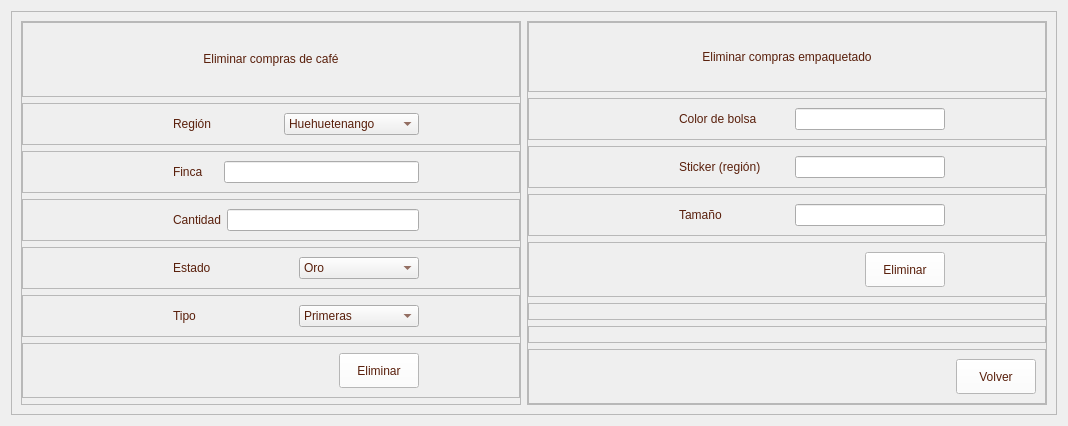
         <widget class="QWidget" name="page_compras_eliminar">
          <layout class="QVBoxLayout" name="verticalLayout_13">
           <item>
            <widget class="QFrame" name="frame_56">
             <property name="frameShape">
              <enum>QFrame::StyledPanel</enum>
             </property>
             <property name="frameShadow">
              <enum>QFrame::Raised</enum>
             </property>
             <layout class="QHBoxLayout" name="horizontalLayout_33">
              <item>
               <widget class="QFrame" name="frame_57">
                <property name="minimumSize">
                 <size>
                  <width>500</width>
                  <height>0</height>
                 </size>
                </property>
                <property name="maximumSize">
                 <size>
                  <width>550</width>
                  <height>16777215</height>
                 </size>
                </property>
                <property name="frameShape">
                 <enum>QFrame::StyledPanel</enum>
                </property>
                <property name="frameShadow">
                 <enum>QFrame::Raised</enum>
                </property>
                <layout class="QVBoxLayout" name="verticalLayout_24">
                 <property name="leftMargin">
                  <number>0</number>
                 </property>
                 <property name="topMargin">
                  <number>0</number>
                 </property>
                 <property name="rightMargin">
                  <number>0</number>
                 </property>
                 <property name="bottomMargin">
                  <number>0</number>
                 </property>
                 <item>
                  <widget class="QFrame" name="frame_58">
                   <property name="minimumSize">
                    <size>
                     <width>0</width>
                     <height>75</height>
                    </size>
                   </property>
                   <property name="maximumSize">
                    <size>
                     <width>16777215</width>
                     <height>75</height>
                    </size>
                   </property>
                   <property name="frameShape">
                    <enum>QFrame::StyledPanel</enum>
                   </property>
                   <property name="frameShadow">
                    <enum>QFrame::Raised</enum>
                   </property>
                   <layout class="QVBoxLayout" name="verticalLayout_25">
                    <item>
                     <widget class="QLabel" name="label_56">
                      <property name="minimumSize">
                       <size>
                        <width>0</width>
                        <height>50</height>
                       </size>
                      </property>
                      <property name="maximumSize">
                       <size>
                        <width>16777215</width>
                        <height>50</height>
                       </size>
                      </property>
                      <property name="styleSheet">
                       <string notr="true">color: rgb(89, 31, 11);
font: 75 12pt &quot;Open Sans Semibold&quot;</string>
                      </property>
                      <property name="text">
                       <string>Eliminar compras de café</string>
                      </property>
                      <property name="alignment">
                       <set>Qt::AlignCenter</set>
                      </property>
                     </widget>
                    </item>
                   </layout>
                  </widget>
                 </item>
                 <item>
                  <widget class="QFrame" name="frame_59">
                   <property name="frameShape">
                    <enum>QFrame::StyledPanel</enum>
                   </property>
                   <property name="frameShadow">
                    <enum>QFrame::Raised</enum>
                   </property>
                   <layout class="QHBoxLayout" name="horizontalLayout_34">
                    <property name="leftMargin">
                     <number>150</number>
                    </property>
                    <property name="rightMargin">
                     <number>100</number>
                    </property>
                    <item>
                     <widget class="QLabel" name="label_25">
                      <property name="styleSheet">
                       <string notr="true">color: rgb(89, 31, 11);
font: 75 10pt &quot;Open Sans Semibold&quot;</string>
                      </property>
                      <property name="text">
                       <string>Región</string>
                      </property>
                     </widget>
                    </item>
                    <item>
                     <widget class="QComboBox" name="regionElimComboBx">
                      <property name="styleSheet">
                       <string notr="true">color: rgb(89, 31, 11);
font: 75 10pt &quot;Open Sans Semibold&quot;</string>
                      </property>
                      <item>
                       <property name="text">
                        <string>Huehuetenango</string>
                       </property>
                      </item>
                      <item>
                       <property name="text">
                        <string>San Marcos</string>
                       </property>
                      </item>
                      <item>
                       <property name="text">
                        <string>Antigua Guatemala</string>
                       </property>
                      </item>
                      <item>
                       <property name="text">
                        <string>Acatenango</string>
                       </property>
                      </item>
                      <item>
                       <property name="text">
                        <string>Fraijanes</string>
                       </property>
                      </item>
                      <item>
                       <property name="text">
                        <string>Coban</string>
                       </property>
                      </item>
                      <item>
                       <property name="text">
                        <string>Nuevo Oriente</string>
                       </property>
                      </item>
                      <item>
                       <property name="text">
                        <string>Atitlan</string>
                       </property>
                      </item>
                     </widget>
                    </item>
                   </layout>
                  </widget>
                 </item>
                 <item>
                  <widget class="QFrame" name="frame_60">
                   <property name="frameShape">
                    <enum>QFrame::StyledPanel</enum>
                   </property>
                   <property name="frameShadow">
                    <enum>QFrame::Raised</enum>
                   </property>
                   <layout class="QHBoxLayout" name="horizontalLayout_35">
                    <property name="leftMargin">
                     <number>150</number>
                    </property>
                    <property name="rightMargin">
                     <number>100</number>
                    </property>
                    <item>
                     <widget class="QLabel" name="label_26">
                      <property name="styleSheet">
                       <string notr="true">color: rgb(89, 31, 11);
font: 75 10pt &quot;Open Sans Semibold&quot;</string>
                      </property>
                      <property name="text">
                       <string>Finca</string>
                      </property>
                     </widget>
                    </item>
                    <item>
                     <widget class="QLineEdit" name="fincaElimText">
                      <property name="minimumSize">
                       <size>
                        <width>195</width>
                        <height>0</height>
                       </size>
                      </property>
                      <property name="maximumSize">
                       <size>
                        <width>190</width>
                        <height>16777215</height>
                       </size>
                      </property>
                     </widget>
                    </item>
                   </layout>
                  </widget>
                 </item>
                 <item>
                  <widget class="QFrame" name="frame_61">
                   <property name="frameShape">
                    <enum>QFrame::StyledPanel</enum>
                   </property>
                   <property name="frameShadow">
                    <enum>QFrame::Raised</enum>
                   </property>
                   <layout class="QHBoxLayout" name="horizontalLayout_36">
                    <property name="leftMargin">
                     <number>150</number>
                    </property>
                    <property name="rightMargin">
                     <number>100</number>
                    </property>
                    <item>
                     <widget class="QLabel" name="label_27">
                      <property name="styleSheet">
                       <string notr="true">color: rgb(89, 31, 11);
font: 75 10pt &quot;Open Sans Semibold&quot;</string>
                      </property>
                      <property name="text">
                       <string>Cantidad</string>
                      </property>
                     </widget>
                    </item>
                    <item>
                     <widget class="QLineEdit" name="cantidadElimText">
                      <property name="minimumSize">
                       <size>
                        <width>190</width>
                        <height>0</height>
                       </size>
                      </property>
                      <property name="maximumSize">
                       <size>
                        <width>195</width>
                        <height>16777215</height>
                       </size>
                      </property>
                     </widget>
                    </item>
                   </layout>
                  </widget>
                 </item>
                 <item>
                  <widget class="QFrame" name="frame_62">
                   <property name="frameShape">
                    <enum>QFrame::StyledPanel</enum>
                   </property>
                   <property name="frameShadow">
                    <enum>QFrame::Raised</enum>
                   </property>
                   <layout class="QHBoxLayout" name="horizontalLayout_37">
                    <property name="leftMargin">
                     <number>150</number>
                    </property>
                    <property name="rightMargin">
                     <number>100</number>
                    </property>
                    <item>
                     <widget class="QLabel" name="label_28">
                      <property name="styleSheet">
                       <string notr="true">color: rgb(89, 31, 11);
font: 75 10pt &quot;Open Sans Semibold&quot;</string>
                      </property>
                      <property name="text">
                       <string>Estado</string>
                      </property>
                     </widget>
                    </item>
                    <item>
                     <widget class="QComboBox" name="estadoElimComboBx">
                      <property name="maximumSize">
                       <size>
                        <width>300</width>
                        <height>16777215</height>
                       </size>
                      </property>
                      <property name="styleSheet">
                       <string notr="true">color: rgb(89, 31, 11);
font: 75 10pt &quot;Open Sans Semibold&quot;</string>
                      </property>
                      <item>
                       <property name="text">
                        <string>Oro</string>
                       </property>
                      </item>
                      <item>
                       <property name="text">
                        <string>Pergamino</string>
                       </property>
                      </item>
                      <item>
                       <property name="text">
                        <string>Cerezo</string>
                       </property>
                      </item>
                     </widget>
                    </item>
                   </layout>
                  </widget>
                 </item>
                 <item>
                  <widget class="QFrame" name="frame_63">
                   <property name="frameShape">
                    <enum>QFrame::StyledPanel</enum>
                   </property>
                   <property name="frameShadow">
                    <enum>QFrame::Raised</enum>
                   </property>
                   <layout class="QHBoxLayout" name="horizontalLayout_38">
                    <property name="leftMargin">
                     <number>150</number>
                    </property>
                    <property name="rightMargin">
                     <number>100</number>
                    </property>
                    <item>
                     <widget class="QLabel" name="label_29">
                      <property name="styleSheet">
                       <string notr="true">color: rgb(89, 31, 11);
font: 75 10pt &quot;Open Sans Semibold&quot;</string>
                      </property>
                      <property name="text">
                       <string>Tipo</string>
                      </property>
                     </widget>
                    </item>
                    <item>
                     <widget class="QComboBox" name="comboBox_12">
                      <property name="styleSheet">
                       <string notr="true">color: rgb(89, 31, 11);
font: 75 10pt &quot;Open Sans Semibold&quot;</string>
                      </property>
                      <item>
                       <property name="text">
                        <string>Primeras</string>
                       </property>
                      </item>
                      <item>
                       <property name="text">
                        <string>Segundas</string>
                       </property>
                      </item>
                      <item>
                       <property name="text">
                        <string>Espressio</string>
                       </property>
                      </item>
                      <item>
                       <property name="text">
                        <string>Cataduras</string>
                       </property>
                      </item>
                     </widget>
                    </item>
                   </layout>
                  </widget>
                 </item>
                 <item>
                  <widget class="QFrame" name="frame_64">
                   <property name="frameShape">
                    <enum>QFrame::StyledPanel</enum>
                   </property>
                   <property name="frameShadow">
                    <enum>QFrame::Raised</enum>
                   </property>
                   <property name="midLineWidth">
                    <number>0</number>
                   </property>
                   <layout class="QHBoxLayout" name="horizontalLayout_39">
                    <property name="leftMargin">
                     <number>200</number>
                    </property>
                    <property name="rightMargin">
                     <number>100</number>
                    </property>
                    <item>
                     <spacer name="horizontalSpacer_23">
                      <property name="orientation">
                       <enum>Qt::Horizontal</enum>
                      </property>
                      <property name="sizeHint" stdset="0">
                       <size>
                        <width>40</width>
                        <height>20</height>
                       </size>
                      </property>
                     </spacer>
                    </item>
                    <item>
                     <widget class="QPushButton" name="eliminarBTN">
                      <property name="minimumSize">
                       <size>
                        <width>0</width>
                        <height>35</height>
                       </size>
                      </property>
                      <property name="styleSheet">
                       <string notr="true">QFrame{
background-color: rgb(51, 157, 255);
}

QPushButton{
color: rgb(89, 31, 11);
background-color: rgb(255, 255, 255);
font: 75 9pt &quot;Open Sans Semibold&quot;
}

QPushButton:hover{
color: rgb(255, 255, 255);
background-color: rgb(209, 172, 127);
font: 75 9pt  &quot;Open Sans Semibold&quot;
}
</string>
                      </property>
                      <property name="text">
                       <string>Eliminar</string>
                      </property>
                     </widget>
                    </item>
                   </layout>
                  </widget>
                 </item>
                 <item>
                  <widget class="QFrame" name="frame_65">
                   <property name="frameShape">
                    <enum>QFrame::StyledPanel</enum>
                   </property>
                   <property name="frameShadow">
                    <enum>QFrame::Raised</enum>
                   </property>
                  </widget>
                 </item>
                </layout>
               </widget>
              </item>
              <item>
               <widget class="QFrame" name="frame_66">
                <property name="frameShape">
                 <enum>QFrame::StyledPanel</enum>
                </property>
                <property name="frameShadow">
                 <enum>QFrame::Raised</enum>
                </property>
                <layout class="QVBoxLayout" name="verticalLayout_26">
                 <property name="leftMargin">
                  <number>0</number>
                 </property>
                 <property name="topMargin">
                  <number>0</number>
                 </property>
                 <property name="rightMargin">
                  <number>0</number>
                 </property>
                 <property name="bottomMargin">
                  <number>0</number>
                 </property>
                 <item>
                  <widget class="QFrame" name="frame_67">
                   <property name="frameShape">
                    <enum>QFrame::StyledPanel</enum>
                   </property>
                   <property name="frameShadow">
                    <enum>QFrame::Raised</enum>
                   </property>
                   <layout class="QVBoxLayout" name="verticalLayout_27">
                    <item>
                     <widget class="QLabel" name="label_57">
                      <property name="minimumSize">
                       <size>
                        <width>0</width>
                        <height>50</height>
                       </size>
                      </property>
                      <property name="maximumSize">
                       <size>
                        <width>16777215</width>
                        <height>50</height>
                       </size>
                      </property>
                      <property name="styleSheet">
                       <string notr="true">color: rgb(89, 31, 11);
font: 75 12pt &quot;Open Sans Semibold&quot;</string>
                      </property>
                      <property name="text">
                       <string>Eliminar compras empaquetado</string>
                      </property>
                      <property name="alignment">
                       <set>Qt::AlignCenter</set>
                      </property>
                     </widget>
                    </item>
                   </layout>
                  </widget>
                 </item>
                 <item>
                  <widget class="QFrame" name="frame_68">
                   <property name="frameShape">
                    <enum>QFrame::StyledPanel</enum>
                   </property>
                   <property name="frameShadow">
                    <enum>QFrame::Raised</enum>
                   </property>
                   <layout class="QHBoxLayout" name="horizontalLayout_40">
                    <property name="leftMargin">
                     <number>150</number>
                    </property>
                    <property name="rightMargin">
                     <number>100</number>
                    </property>
                    <item>
                     <widget class="QLabel" name="label_30">
                      <property name="maximumSize">
                       <size>
                        <width>200</width>
                        <height>16777215</height>
                       </size>
                      </property>
                      <property name="styleSheet">
                       <string notr="true">color: rgb(89, 31, 11);
font: 75 10pt &quot;Open Sans Semibold&quot;</string>
                      </property>
                      <property name="text">
                       <string>Color de bolsa</string>
                      </property>
                     </widget>
                    </item>
                    <item>
                     <widget class="QLineEdit" name="colorElimText">
                      <property name="maximumSize">
                       <size>
                        <width>150</width>
                        <height>16777215</height>
                       </size>
                      </property>
                     </widget>
                    </item>
                   </layout>
                  </widget>
                 </item>
                 <item>
                  <widget class="QFrame" name="frame_69">
                   <property name="frameShape">
                    <enum>QFrame::StyledPanel</enum>
                   </property>
                   <property name="frameShadow">
                    <enum>QFrame::Raised</enum>
                   </property>
                   <layout class="QHBoxLayout" name="horizontalLayout_41">
                    <property name="leftMargin">
                     <number>150</number>
                    </property>
                    <property name="rightMargin">
                     <number>100</number>
                    </property>
                    <item>
                     <widget class="QLabel" name="label_31">
                      <property name="maximumSize">
                       <size>
                        <width>200</width>
                        <height>16777215</height>
                       </size>
                      </property>
                      <property name="styleSheet">
                       <string notr="true">color: rgb(89, 31, 11);
font: 75 10pt &quot;Open Sans Semibold&quot;</string>
                      </property>
                      <property name="text">
                       <string>Sticker (región)</string>
                      </property>
                     </widget>
                    </item>
                    <item>
                     <widget class="QLineEdit" name="stickerElimText">
                      <property name="maximumSize">
                       <size>
                        <width>150</width>
                        <height>16777215</height>
                       </size>
                      </property>
                     </widget>
                    </item>
                   </layout>
                  </widget>
                 </item>
                 <item>
                  <widget class="QFrame" name="frame_70">
                   <property name="frameShape">
                    <enum>QFrame::StyledPanel</enum>
                   </property>
                   <property name="frameShadow">
                    <enum>QFrame::Raised</enum>
                   </property>
                   <layout class="QHBoxLayout" name="horizontalLayout_42">
                    <property name="leftMargin">
                     <number>150</number>
                    </property>
                    <property name="rightMargin">
                     <number>100</number>
                    </property>
                    <item>
                     <widget class="QLabel" name="label_32">
                      <property name="minimumSize">
                       <size>
                        <width>50</width>
                        <height>0</height>
                       </size>
                      </property>
                      <property name="maximumSize">
                       <size>
                        <width>200</width>
                        <height>16777215</height>
                       </size>
                      </property>
                      <property name="styleSheet">
                       <string notr="true">color: rgb(89, 31, 11);
font: 75 10pt &quot;Open Sans Semibold&quot;</string>
                      </property>
                      <property name="text">
                       <string>Tamaño</string>
                      </property>
                     </widget>
                    </item>
                    <item>
                     <widget class="QLineEdit" name="tamanioElimText">
                      <property name="maximumSize">
                       <size>
                        <width>150</width>
                        <height>16777215</height>
                       </size>
                      </property>
                     </widget>
                    </item>
                   </layout>
                  </widget>
                 </item>
                 <item>
                  <widget class="QFrame" name="frame_71">
                   <property name="frameShape">
                    <enum>QFrame::StyledPanel</enum>
                   </property>
                   <property name="frameShadow">
                    <enum>QFrame::Raised</enum>
                   </property>
                   <layout class="QHBoxLayout" name="horizontalLayout_43">
                    <property name="leftMargin">
                     <number>200</number>
                    </property>
                    <property name="rightMargin">
                     <number>100</number>
                    </property>
                    <item>
                     <spacer name="horizontalSpacer_24">
                      <property name="orientation">
                       <enum>Qt::Horizontal</enum>
                      </property>
                      <property name="sizeHint" stdset="0">
                       <size>
                        <width>40</width>
                        <height>20</height>
                       </size>
                      </property>
                     </spacer>
                    </item>
                    <item>
                     <widget class="QPushButton" name="eliminarEmpBTN">
                      <property name="minimumSize">
                       <size>
                        <width>0</width>
                        <height>35</height>
                       </size>
                      </property>
                      <property name="styleSheet">
                       <string notr="true">QFrame{
background-color: rgb(51, 157, 255);
}

QPushButton{
color: rgb(89, 31, 11);
background-color: rgb(255, 255, 255);
font: 75 9pt &quot;Open Sans Semibold&quot;
}

QPushButton:hover{
color: rgb(255, 255, 255);
background-color: rgb(209, 172, 127);
font: 75 9pt  &quot;Open Sans Semibold&quot;
}
</string>
                      </property>
                      <property name="text">
                       <string>Eliminar</string>
                      </property>
                     </widget>
                    </item>
                   </layout>
                  </widget>
                 </item>
                 <item>
                  <widget class="QFrame" name="frame_72">
                   <property name="frameShape">
                    <enum>QFrame::StyledPanel</enum>
                   </property>
                   <property name="frameShadow">
                    <enum>QFrame::Raised</enum>
                   </property>
                  </widget>
                 </item>
                 <item>
                  <widget class="QFrame" name="frame_73">
                   <property name="frameShape">
                    <enum>QFrame::StyledPanel</enum>
                   </property>
                   <property name="frameShadow">
                    <enum>QFrame::Raised</enum>
                   </property>
                  </widget>
                 </item>
                 <item>
                  <widget class="QFrame" name="frame_74">
                   <property name="frameShape">
                    <enum>QFrame::StyledPanel</enum>
                   </property>
                   <property name="frameShadow">
                    <enum>QFrame::Raised</enum>
                   </property>
                   <layout class="QHBoxLayout" name="horizontalLayout_61">
                    <item>
                     <spacer name="horizontalSpacer_25">
                      <property name="orientation">
                       <enum>Qt::Horizontal</enum>
                      </property>
                      <property name="sizeHint" stdset="0">
                       <size>
                        <width>418</width>
                        <height>20</height>
                       </size>
                      </property>
                     </spacer>
                    </item>
                    <item>
                     <widget class="QPushButton" name="btn_volver_I_3">
                      <property name="minimumSize">
                       <size>
                        <width>0</width>
                        <height>35</height>
                       </size>
                      </property>
                      <property name="styleSheet">
                       <string notr="true">QFrame{
background-color: rgb(51, 157, 255);
}

QPushButton{
color: rgb(89, 31, 11);
background-color: rgb(255, 255, 255);
font: 75 9pt &quot;Open Sans Semibold&quot;
}

QPushButton:hover{
color: rgb(255, 255, 255);
background-color: rgb(209, 172, 127);
font: 75 9pt  &quot;Open Sans Semibold&quot;
}
</string>
                      </property>
                      <property name="text">
                       <string>Volver</string>
                      </property>
                     </widget>
                    </item>
                   </layout>
                  </widget>
                 </item>
                </layout>
               </widget>
              </item>
             </layout>
            </widget>
           </item>
          </layout>
         </widget>
